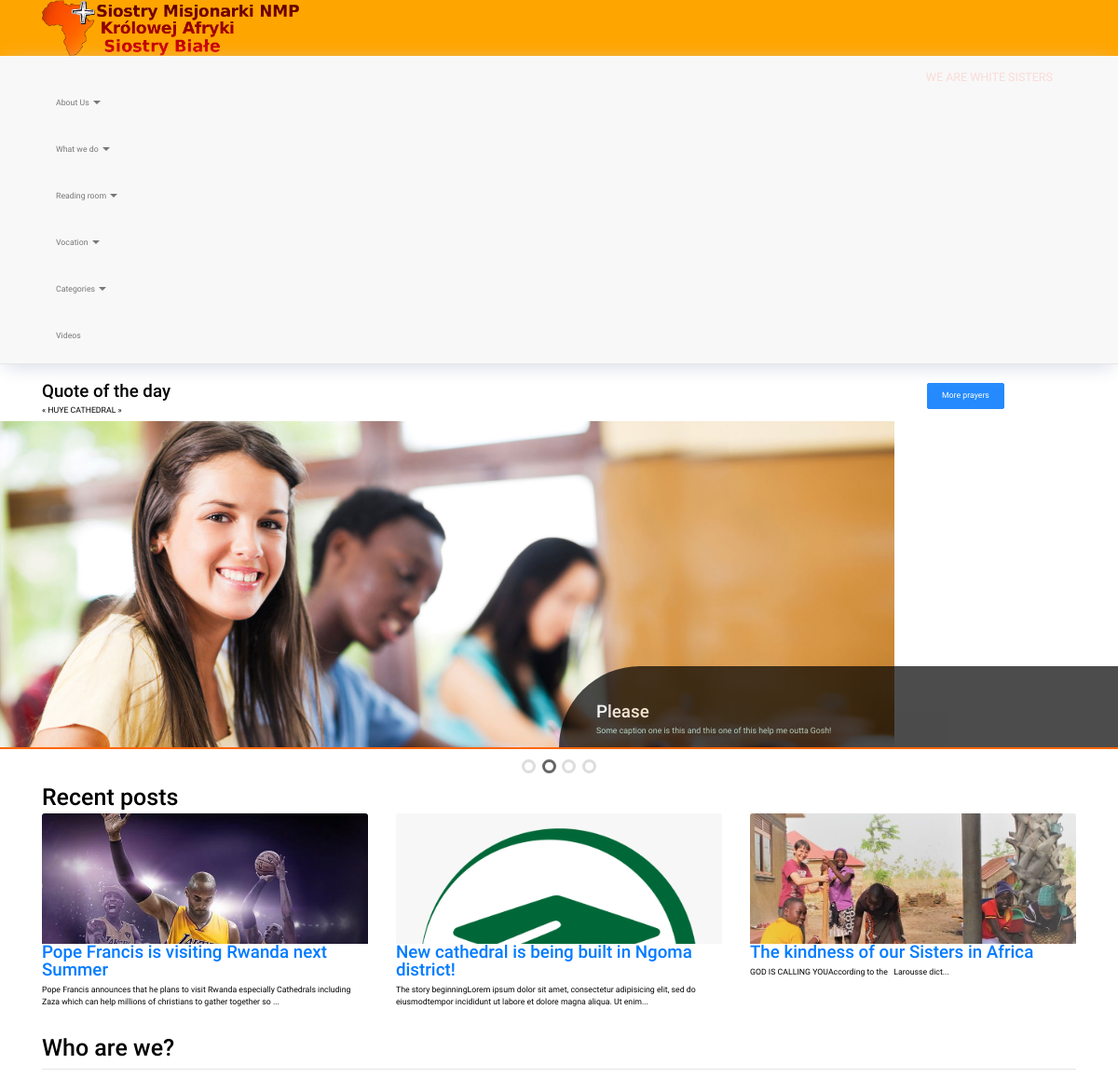
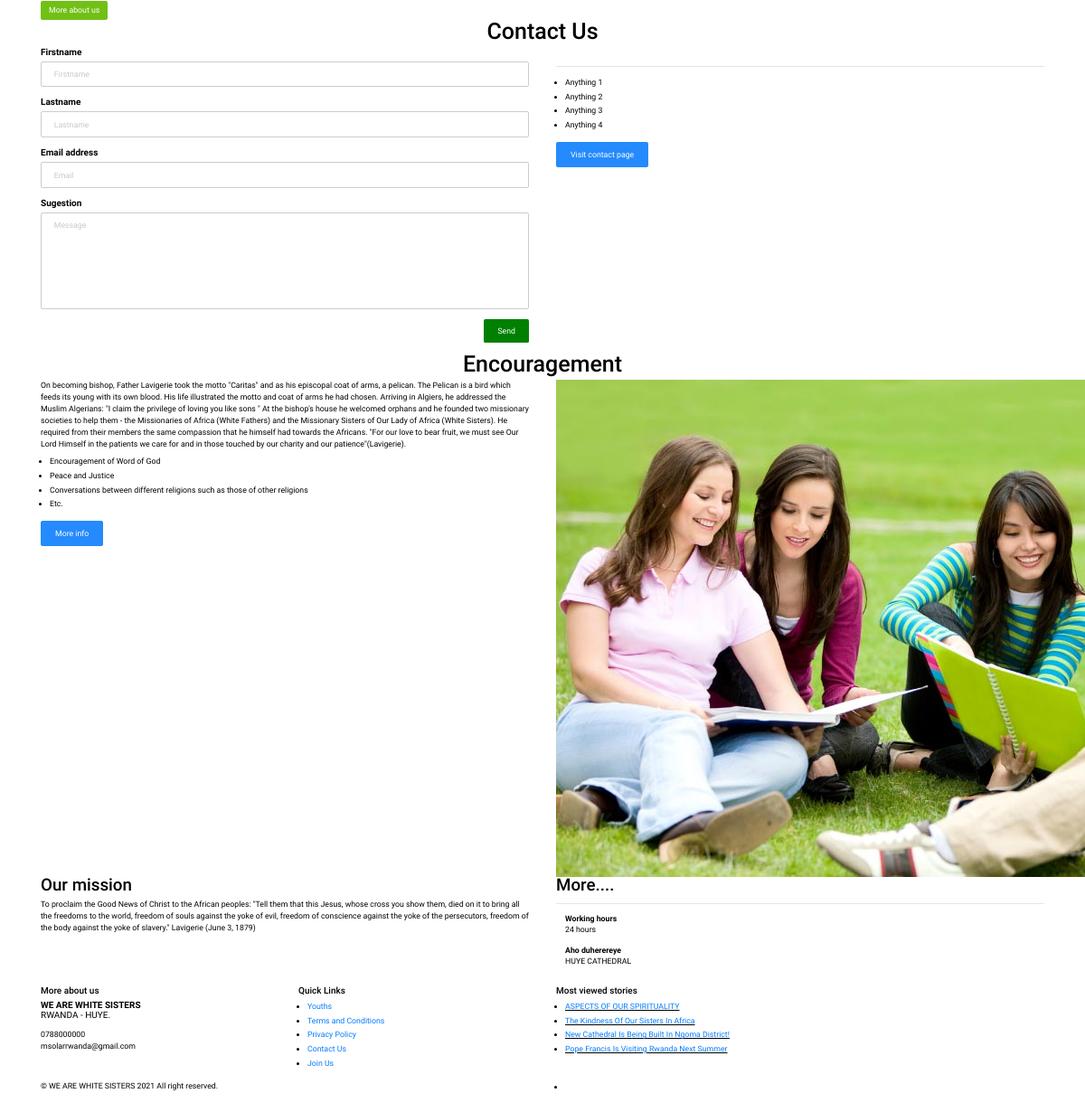
The page / on the database its author committed (2 pictures, top to bottom).
### tables this page shows
CREATE TABLE `settings` (
  `setup_id` int(10) NOT NULL,
  `site_name` varchar(100) NOT NULL,
  `contact_no` varchar(100) NOT NULL,
  `contact_email` varchar(100) NOT NULL,
  `location` varchar(200) NOT NULL,
  `address` varchar(250) NOT NULL,
  `active_hours` varchar(100) NOT NULL,
  `main_quote` mediumtext NOT NULL,
  `mission` mediumtext NOT NULL,
  `date_started` varchar(30) NOT NULL
);

CREATE TABLE `menu` (
  `menu_id` int(10) NOT NULL,
  `menu_url` varchar(255) NOT NULL,
  `menu_name` varchar(255) NOT NULL,
  `menu_side` varchar(60) NOT NULL,
  `has_submenu` varchar(5) NOT NULL,
  `order_no` int(5) NOT NULL,
  `menu_header` varchar(255) NOT NULL
);

CREATE TABLE `slide` (
  `slide_id` int(10) NOT NULL,
  `slide_title` varchar(200) NOT NULL,
  `description` text NOT NULL,
  `slide_image` varchar(250) NOT NULL,
  `slide_date` date NOT NULL DEFAULT current_timestamp()
);

CREATE TABLE `article` (
  `article_id` int(10) NOT NULL,
  `article_title` varchar(200) NOT NULL,
  `article_image` varchar(200) NOT NULL,
  `publisher_id` int(10) NOT NULL,
  `article_category` varchar(200) NOT NULL,
  `article_post` blob NOT NULL,
  `article_date` datetime NOT NULL DEFAULT current_timestamp()
);

### index.php (the view, shortened to what the rows shown need)
<?php include('configs/site_header.php'); ?>
        <section id="call-to-action-2">
            <div class="container">
                <div class="row">
                    <div class="col-md-10 col-sm-9">
                        <h3>Quote of the day</h3>
                        <p>&laquo; <?php echo $aboutrow['main_quote']; ?> &raquo;</p>
                    </div>
                </div>
            </div>
        </section>
        <div class="slide-container">
        <?php
        $stmt= $object->viewAllSlides();
        while($row= $stmt->FETCH(PDO::FETCH_ASSOC)) {
        ?>
            <div class="image-sliderfade sfade">
                <img src="uploads/slides/<?php echo $row['slide_image']; ?>" alt="<?php echo $row['slide_title']; ?>" class="slide-img">
                <div class="slide-text">
                    <h3 style="color:#FFF;"><?php echo $row['slide_title']; ?></h3>
                    <p><?php echo $row['description']; ?></p>
                </div>
            </div>
        <?php } ?>
        </div><br>
        <div style="text-align:center">
            <?php
            $stmt4= $object->viewAllSlides();
            while($row4= $stmt4->FETCH(PDO::FETCH_ASSOC)) {
            ?>
            <span class="sdot"></span>
            <?php } ?>
        </div><br>
        <section id="content">
        <div class="container content">
        <h2 class="aligncenter">Recent posts</h2>
        <div class="row service-v1 margin-bottom-40">
            <?php
            $stmt2= $object->readRecentArticles();
            while($rowp= $stmt2->FETCH(PDO::FETCH_ASSOC)) {
            ?>
            <div class="col-md-4 col-sm-6 col-xs-12 gallery-item-wrapper photography artwork">
                <div class="gallery-item">
                    <div class="gallery-thumb summary-image">
                        <img src="uploads/posts/<?php echo $rowp['article_image'];?>" class="img-responsive" alt="<?php echo $rowp['article_title'];?>">
                    </div>
                    <div>
                        <h3><a href="read/<?php echo $rowp['article_id'];?>"><?php echo $rowp['article_title'];?></a></h3>
                        <p><?php echo $object->showShortArticle(strip_tags($rowp['article_post']));?></p>
                    </div>
                </div>
            </div>
            <?php } ?>
        </div>
    </div>
    </section>
        <section id="content">
            <div class="container">
                <div class="row">
                    <div class="col-md-12">
                        <div class="aligncenter">
                            <h2 class="aligncenter">Who are we?</h2>
                        </div>
                    </div>
                </div>
            </div>
        </section>
        <section class="section-padding gray-bg">
            <div class="container">
                <div class="row">
                    <div class="col-md-12">
                        <div class="section-title text-center">
                            <h2>Contact Us</h2>
                        </div>
                    </div>
                </div>
            </div>
        </section><br>
        <section class="section-padding gray-bg">
            <div class="container">
                <div class="row">
                    <div class="col-md-12">
                        <div class="section-title text-center">
                            <h2>Encouragement</h2>
                        </div>
                    </div>
                </div>
            </div>
        </section>
        <div class="about home-about">
            <div class="container">
                <div class="row">
                    <div class="col-md-6">
                        <p style="text-transform: capitalize!important;"><?php echo ($aboutrow['mission']); ?></p>
                    </div>
                    <div class="col-md-6">
                        <div class="timetable">
                            <dl>
                                <dt>Working hours</dt>
                                <dd><?php echo $aboutrow['active_hours']; ?></dd>
                            </dl>
                            <dl>
                                <dt>Aho duherereye</dt>
                                <dd><?php echo $aboutrow['address']; ?></dd>
                            </dl>
                        </div>
                    </div>
                </div>
                <br>
            </div>
        </div>
        <?php include('configs/site_footer.php'); ?>

### configs/site_header.php (shortened to what the rows shown need)
<?php
include('configs/adminquery.php');
$object = new AdminQuery;
$stmt= $object->viewWebsiteSetup();
$aboutrow= $stmt->FETCH(PDO::FETCH_ASSOC);
?>
<!DOCTYPE html>
<html lang="en">
<head>
    <link href="css/bootstrap.min.css" rel="stylesheet" />
    <link href="css/fancybox/jquery.fancybox.css" rel="stylesheet">
    <link href="css/jcarousel.css" rel="stylesheet" />
    <link href="css/flexslider.css" rel="stylesheet" />
    <link href="css/magnific-popup.css" rel="stylesheet">
    <link href="js/owl-carousel/owl.carousel.css" rel="stylesheet">
    <link href="css/gallery-1.css" rel="stylesheet">
    <link href="css/style.css" rel="stylesheet" />
    <link href="css/defined.css" rel="stylesheet" />
    <link href="others/carousel/custom-slides.css" rel="stylesheet" />
</head>
<body style="overflow-x: hidden!important;">
<div id="wrapper">
    <div id="wrapper" class="home-page">
        <header>
            <div class="navbar navbar-default navbar-static-top">
                <div class="container">
                    <div class="navbar-header">
                        <a class="navbar-brand iradu-nav" href="./" style="color: #fadbd8!important;"><?php echo $aboutrow['site_name']; ?></a>
                    </div>
                    <div class="navbar-collapse collapse ">
                        <ul class="nav navbar-nav">
                        <?php
                        $stmt2= $object->topMenus();
                        while($menu= $stmt2->FETCH(PDO::FETCH_ASSOC)) {
                            if($menu['has_submenu']=='Yes') {
                        ?>
                            <li class="dropdown">
                                <a href="#" data-toggle="dropdown" class="dropdown-toggle" title="<?php echo $menu['menu_name']; ?>"><?php echo $menu['menu_name']; ?> <b class="caret"></b></a>
                            </li>
                        <?php } else if($menu['menu_url']=='home') { ?>
                            <li><a href="index"><?php echo $menu['menu_name']; ?></a></li>
                        <?php } else { ?>
                            <li class=""><a href="page/<?php echo $menu['menu_url']; ?>"><?php echo $menu['menu_name']; ?></a></li>
                        <?php }} ?>
                        </ul>
                    </div>
                </div>
            </div>
        </header>

### configs/site_footer.php (shortened to what the rows shown need)
        <footer>
            <div class="container">
                <div class="row">
                    <div class="col-lg-3">
                        <div class="widget">
                            <h5 class="widgetheading">More about us</h5>
                            <address>
                                <strong><?php echo $aboutrow['site_name']; ?></strong><br>
                                <?php echo $aboutrow['location']; ?>.
                            </address>
                            <p>
                                <i class="icon-phone"></i> <?php echo $aboutrow['contact_no']; ?> <br>
                                <i class="icon-envelope-alt"></i> <?php echo $aboutrow['contact_email']; ?>
                            </p>
                        </div>
                    </div>
                    <div class="col-lg-3">
                        <div class="widget">
                            <ul class="link-list">
                                <?php
                                $stmt6= $object->bottomMenus();
                                while($menu= $stmt6->FETCH(PDO::FETCH_ASSOC)) {
                                ?>
                                <li><a href="page/<?php echo $menu['menu_url'];?>"><?php echo $menu['menu_name'];?></a></li>
                                <?php if($menu['menu_url']=='home') { ?>
                                    <li><a href="index">Homepage</a></li>
                                <?php }} ?>
                            </ul>
                        </div>
                    </div>
                    <div class="col-lg-6">
                        <div class="widget">
                            <ul class="link-list">
                                <?php
                                $stmt4= $object->readTop5Articles();
                                while($rowp=$stmt4->FETCH(PDO::FETCH_ASSOC)) {
                                ?>
                                <li style="text-transform: capitalize!important;"><u><a href="read/<?php echo $rowp['article_id'];?>"><?php echo $rowp['article_title'];?></a></u></li>
                                <?php } ?>
                            </ul>
                        </div>
                    </div>
                </div>
            </div>
            <div id="sub-footer">
                <div class="container">
                    <div class="row">
                        <div class="col-lg-6">
                            <div class="copyright">
                                <p>
                                    <span>&copy; <?php echo $aboutrow['site_name']; ?> <?php echo date('Y');?> All right reserved.</span>
                                </p>
                            </div>
                        </div>
                    </div>
                </div>
            </div>
        </footer>
    </div>
</body>
</html>

### rows shown on the page
settings: site_name "WE ARE WHITE SISTERS", main_quote "HUYE CATHEDRAL", mission "To proclaim the Good News of Christ to the African peoples: \"Tell them that this Jesus, whose cross you show them, died on it to bring all the freedoms to the world, freedom of souls against the yoke of evil, freedom of conscience against the yoke of the persecutors, freedom of the body against the yoke of slavery.\" Lavigerie (June 3, 1879)", active_hours "24 hours", address "HUYE CATHEDRAL", location "RWANDA - HUYE", contact_no "0788000000", contact_email "msolarrwanda@gmail.com"
menu: menu_name "About Us"
menu: menu_name "What we do"
menu: menu_name "Reading room"
menu: menu_name "Vocation"
menu: menu_name "Categories"
menu: menu_name "Videos"
slide: slide_image (picture), slide_title "Please", description "Some caption one is this and this one of this help me outta Gosh!"
article: article_image (picture), article_title "Pope Francis is visiting Rwanda next Summer", article_post "Pope Francis announces that he plans to visit Rwanda especially Cathedrals including Zaza which can help millions of christians to gather together so ...", article_title "Pope Francis Is Visiting Rwanda Next Summer"
article: article_image (picture), article_title "New cathedral is being built in Ngoma district!", article_post "The story beginningLorem ipsum dolor sit amet, consectetur adipisicing elit, sed do eiusmodtempor incididunt ut labore et dolore magna aliqua. Ut enim...", article_title "New Cathedral Is Being Built In Ngoma District!"
article: article_image (picture), article_title "The kindness of our Sisters in Africa", article_post "GOD IS CALLING YOUAccording to the Larousse dict...", article_title "The Kindness Of Our Sisters In Africa"
menu: menu_name "Youths"
menu: menu_name "Terms and Conditions"
menu: menu_name "Privacy Policy"
menu: menu_name "Contact Us"
menu: menu_name "Join Us"
article: article_title "ASPECTS OF OUR SPIRITUALITY"
